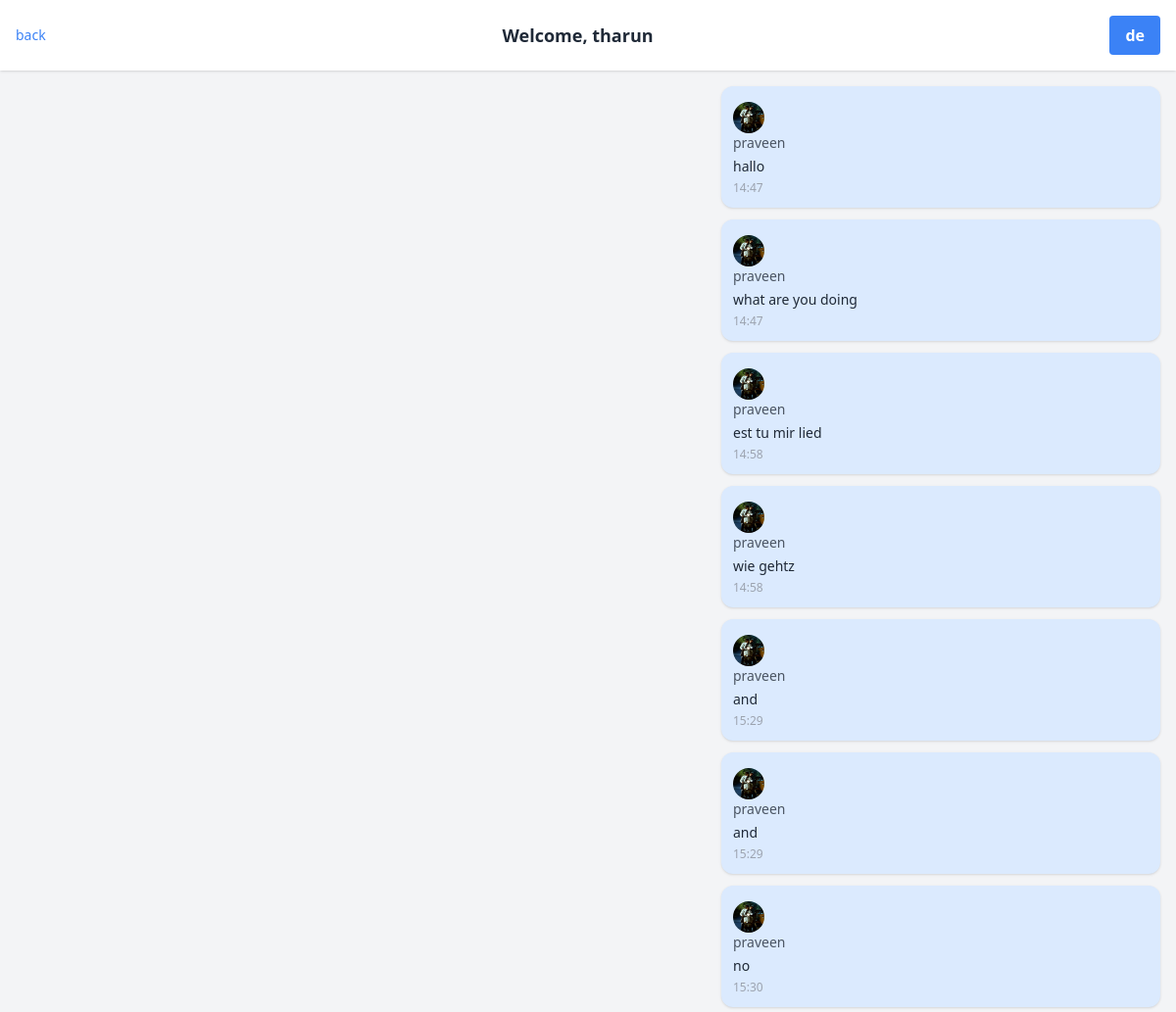
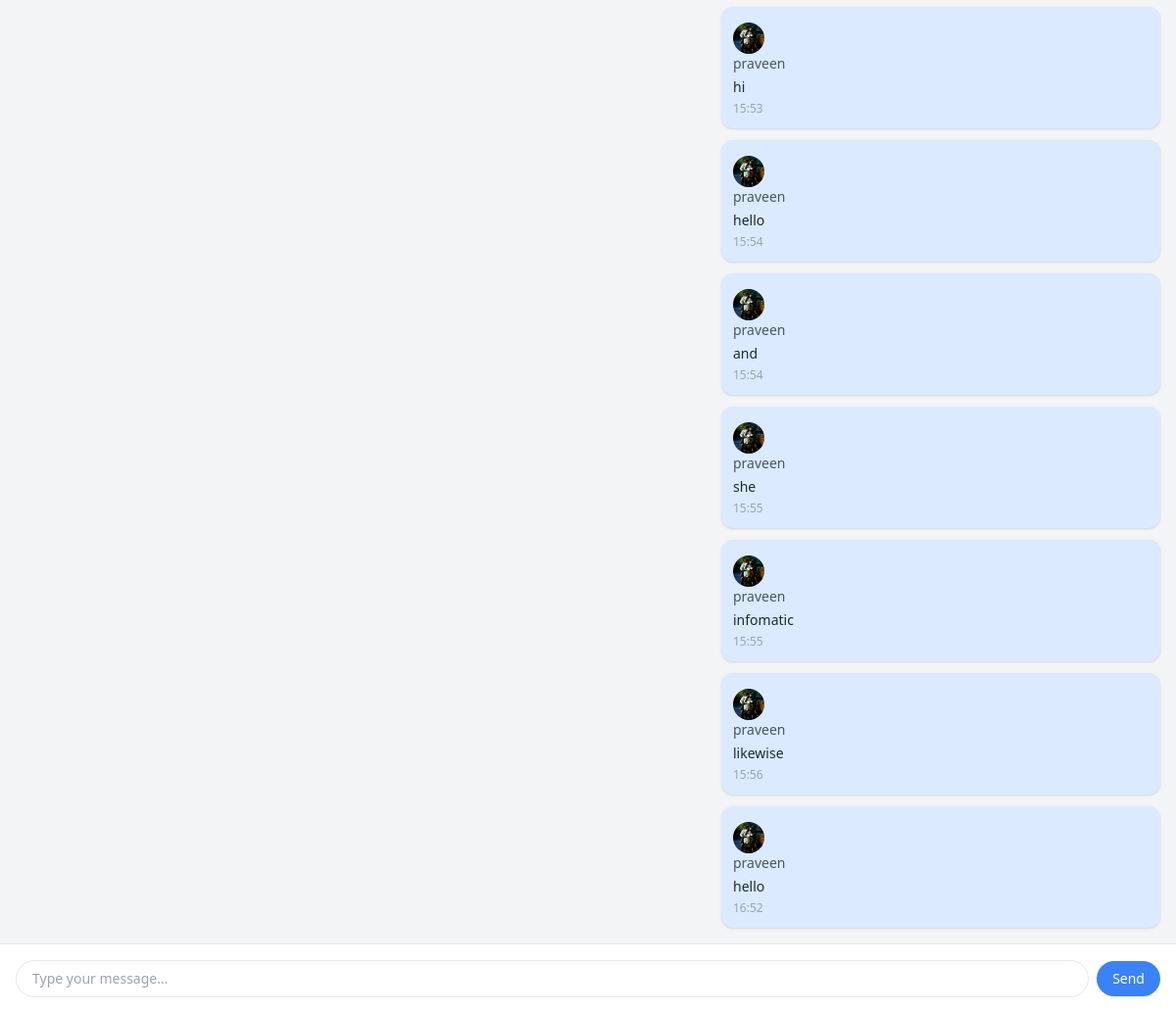
The page /screen/tharun/ (signed in) on the database its author committed (2 pictures, top to bottom).
### myapp/models.py (models this page shows)
class User(AbstractUser):
    email = models.EmailField(default='example@example.com')
    pfp = models.ImageField(upload_to="profile_photo/", null=True, blank=True)
    plang = models.CharField(
        max_length=10,
        choices=[
            ('en', 'English'),
            ('es', 'Spanish'),
            ('fr', 'French'),
            ('de', 'German'),
            ('zh', 'Chinese'),
            ('ja', 'Japanese'),
            ('ru', 'Russian'),
        ],
        default='en'
    )
    lmode = models.BooleanField(default=False)

### msg/models.py (models this page shows)
class Message(models.Model):
    sender = models.ForeignKey(AUTH_USER_MODEL, on_delete= models.CASCADE, related_name="user1", null= True)
    reciever = models.ForeignKey(AUTH_USER_MODEL, on_delete= models.CASCADE, related_name="user2", null= True)
    text = models.TextField()
    time = models.DateTimeField(auto_now_add= True)

### msg/views.py (the view)
# urls.py: path("<str:username>/",text_view,name= "text"),
@login_required
def text_view(request, username):
    user1 = request.user.username
    user2 = username
    messages = Message.objects.filter(
        Q(sender__username=user1, reciever__username=user2) |
        Q(sender__username=user2, reciever__username=user1)
    ).order_by('time')
    if request.user.lmode == True:
        print("Translating messages")
        for msg in messages:
            msg.translated_text = translateLang(msg.text, request.user.plang)
    else:
        print("No translation needed")
        for msg in messages:
            msg.translated_text = msg.text
    return render(request, 'msg/messages.html', {
        'messages': messages,
        'reciever': User.objects.get(username=username)
    })

### msg/utils.py (called while the page is built)
def translateLang(msg,lang):
    try:
        msg = GoogleTranslator(source='auto', target=lang).translate(msg)
    except Exception as e:
        pass
    return msg

### msg/templates/msg/messages.html (shortened to what this page needs)
{%load static%}
<!DOCTYPE html>
<html lang="en">
<head>
  <script src="https://cdn.tailwindcss.com"></script>
</head>
<body class="bg-gray-100 h-screen flex flex-col">
<header class="bg-white shadow p-4 flex justify-between items-center">
  <a href="{%url 'msg:screen'%}" class="text-sm text-blue-500 hover:text-lightblue-700 font-medium">
    back
  </a>
<div class="text-lg font-semibold text-gray-800 flex-1 text-center">
    Welcome, <a href="{% url 'myapp:profile' reciever.username%}">{{reciever.username }}</a>
</div>
<div class="text-left">
  <form method="POST" action="{% url 'msg:text_toggle' reciever.username%}">
    {% if user.lmode %}
    <button
      type="submit"
      name="lang"
      value="toggle"
      class="px-4 py-2 font-bold text-white bg-blue-500 hover:bg-blue-700 rounded"
    >
      {{user.plang}}
    </button>
    {%endif%}
  </form>
</div>
</header>
  <main id="chat-box" class="flex-1 overflow-y-auto p-4 space-y-3">
    {% for message in messages %}
      <div class="max-w-md {% if message.sender == request.user %}ml-auto bg-blue-100{% else %}mr-auto bg-white{% endif %} p-3 rounded-xl shadow text-sm">
        <div class="flex items-start gap-2 max-w-md">
        {% if message.user != request.user %}
          {% if message.sender.pfp%}
            <img src="{{ message.sender.pfp.url }}" class="w-8 h-8 rounded-full object-cover mt-1" alt="pfp">
          {% else %}
            <img src="{% static 'default_pfp.png' %}" class="w-8 h-8 rounded-full object-cover mt-1" alt="pfp">
          {% endif %}
        {% endif %}
        </div>
          <div class="text-gray-600 font-medium">
            {% if message.user == request.user %}
            <a href="{% url 'myapp:profile' %}">
              {{ message.sender.username }}
            </a>
            {%else%}
            <a href="{% url 'myapp:profile' message.user.username|default:'anonymous' %}">
              {{ message.sender.username }}
            </a>
            {%endif%}
          </div>
        <div class="text-gray-800 mt-1">
            {% if message.translated_text %}
              {{ message.translated_text }}
            {% else %}
              {{ message.text }}
            {% endif %}
            </div>
        <div class="text-xs text-gray-400 mt-1">{{ message.time|date:"H:i" }}</div>
      </div>
    {% empty %}
      <p class="text-gray-500">No messages yet.</p>
    {% endfor %}
  </main>
  <form method="post" class="bg-white p-4 flex items-center gap-2 border-t" action="{% url 'msg:text_send' reciever.username%}">
    <input
      type="text"
      name="text"
      placeholder="Type your message..."
      required
      class="flex-1 border rounded-full px-4 py-2 text-sm focus:outline-none focus:ring-2 focus:ring-blue-400"
    />
    <button type="submit" class="bg-blue-500 text-white rounded-full px-4 py-2 text-sm hover:bg-blue-600">
      Send
    </button>
  </form>
</body>
</html>

### rows shown on the page
User: username "tharun"
User: plang "de"
Message: sender.pfp (picture), sender.username "praveen", text "hallo", time "14:47"
Message: sender.pfp (picture), sender.username "praveen", text "what are you doing", time "14:47"
Message: sender.pfp (picture), sender.username "praveen", text "est tu mir lied", time "14:58"
Message: sender.pfp (picture), sender.username "praveen", text "wie gehtz", time "14:58"
Message: sender.pfp (picture), sender.username "praveen", text "and", time "15:29"
Message: sender.pfp (picture), sender.username "praveen", text "and", time "15:29"
Message: sender.pfp (picture), sender.username "praveen", text "no", time "15:30"
Message: sender.pfp (picture), sender.username "praveen", text "hi", time "15:53"
Message: sender.pfp (picture), sender.username "praveen", text "hello", time "15:54"
Message: sender.pfp (picture), sender.username "praveen", text "and", time "15:54"
Message: sender.pfp (picture), sender.username "praveen", text "she", time "15:55"
Message: sender.pfp (picture), sender.username "praveen", text "infomatic", time "15:55"
Message: sender.pfp (picture), sender.username "praveen", text "likewise", time "15:56"
Message: sender.pfp (picture), sender.username "praveen", text "hello", time "16:52"
